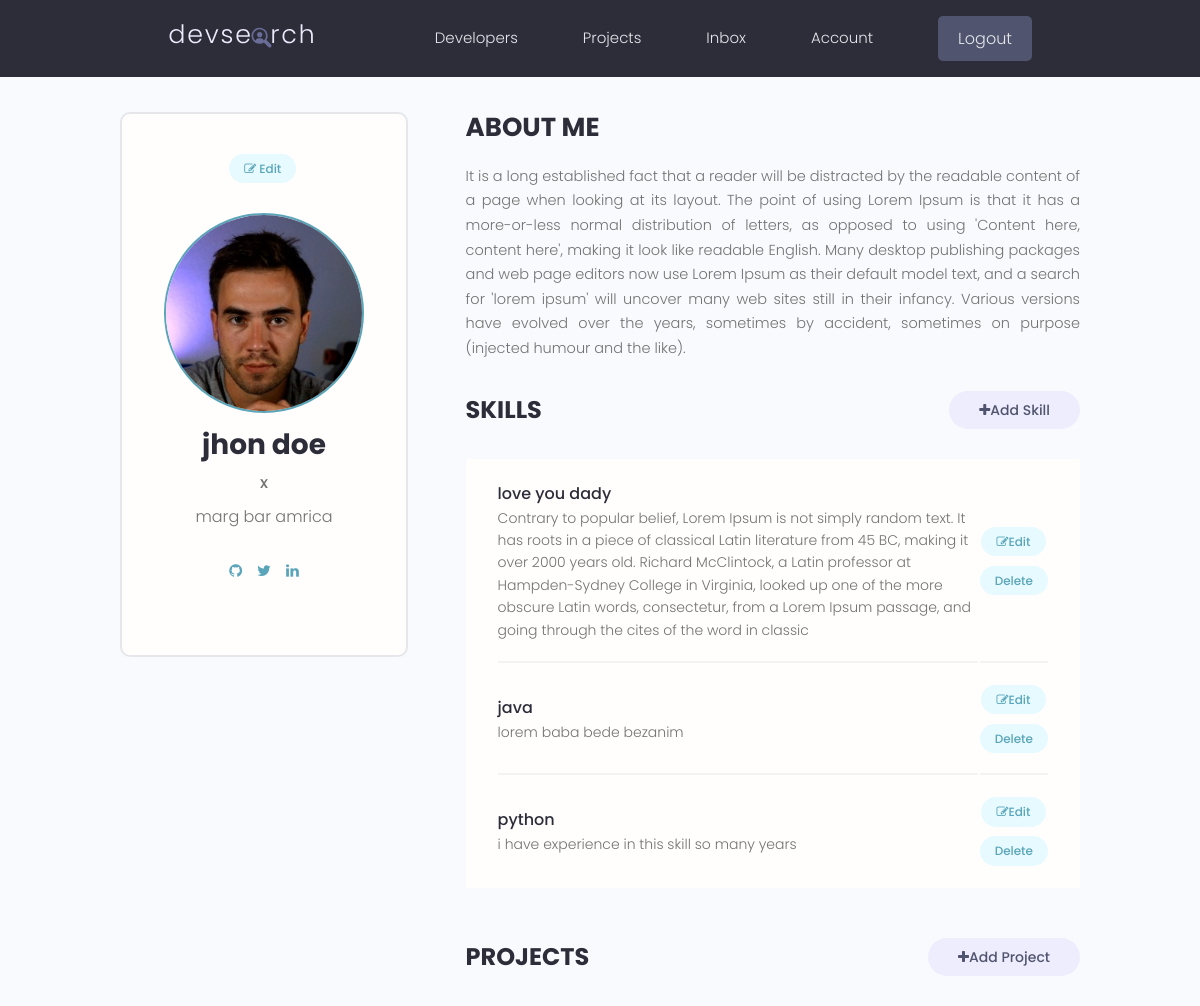
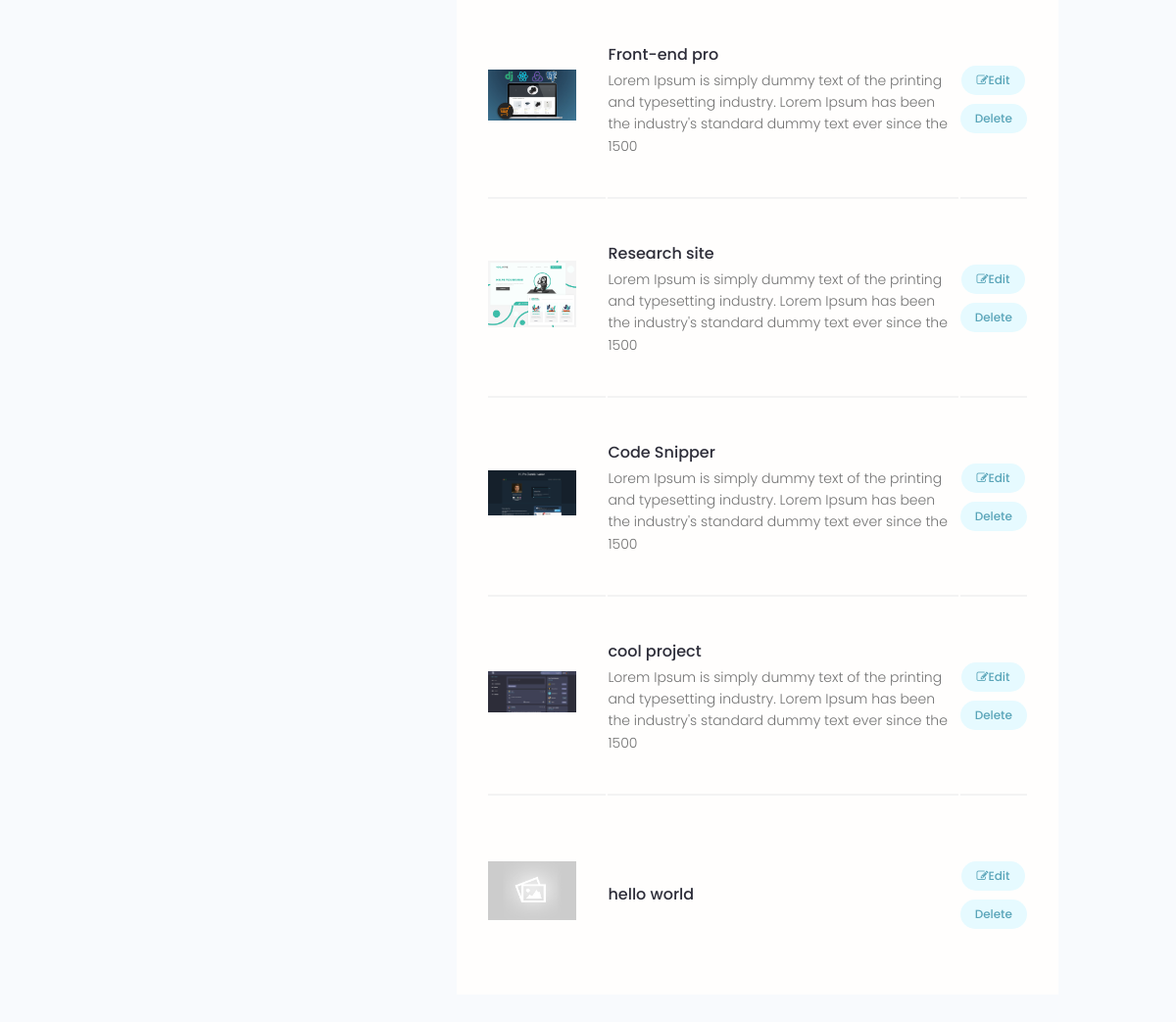
/account/ (signed in), run on the app's committed database (2 pictures, top to bottom).
### users/models.py (models this page shows, shortened)
class Profile(models.Model):
      user = models.OneToOneField(User, on_delete=models.CASCADE,
            null=True, blank=True)
      name = models.CharField(max_length=200, blank=True, null=True)
      email = models.EmailField(max_length=500, blank=True,null=True)
      username =models.CharField(max_length=200, blank=True, null=True)
      location = models.CharField(max_length=200, blank=True, null=True)
      short_intro = models.CharField(max_length=200, blank=True, null=True)
      bio = models.TextField(blank=True, null=True)
      profile_image = models.ImageField(blank=True,null=True,
            default='user-default.png', upload_to='profiles/')
      social_github  = models.CharField(max_length=200, blank=True, null=True)
      social_twitter = models.CharField(max_length=200, blank=True, null=True)
      social_linkdin = models.CharField(max_length=200, blank=True, null=True)
      social_youtube = models.CharField(max_length=200, blank=True, null=True)
      social_website = models.CharField(max_length=200, blank=True, null=True)
      created = models.DateTimeField(auto_now_add=True)
      id = models.UUIDField(default=uuid.uuid4 ,
                  unique=True , primary_key=True , editable=False )

class Skill(models.Model):
      owner = models.ForeignKey(Profile,on_delete=models.CASCADE,
                  null=True, blank=True)
      id = models.UUIDField(unique=True,
                  default=uuid.uuid4,primary_key=True,editable=False)
      name = models.CharField(max_length=100 , null=True, blank=True)
      description = models.TextField(max_length=1000 , null=True, blank=True)
      created = models.DateTimeField(auto_now_add=True)
      def __str__(self):
            return str(self.name)

### projects/models.py (models this page shows, shortened)
class Project(models.Model):
      owner = models.ForeignKey(Profile,null=True,
                           blank=True, on_delete= models.SET_NULL)
      title = models.CharField(max_length=2000)
      description = models.TextField(null=True, blank=True)
      featured_image = models.ImageField( null=True, blank=True , default='default.jpg')
      demo_link = models.CharField(max_length=2000 ,null=True, blank=True)
      source_link = models.CharField(max_length=2000 ,null=True, blank=True)
      tags = models.ManyToManyField('Tag')
      vote_total = models.IntegerField(default=0,null=True,blank=True)
      vote_ratio = models.IntegerField(default=0,null=True,blank=True)
      created = models.DateTimeField(auto_now_add=True)
      id = models.UUIDField(default=uuid.uuid4 , unique=True , primary_key=True , editable=False )

### users/views.py (the view)
# urls.py: path('account/',views.userAccount, name='account'),
@login_required(login_url ='login')
def userAccount(request):
      profile = request.user.profile
      if request.session :
            print("\n\n re  \t  ", request.session  )
      userprojects = profile.project_set.all()
      context = {
            'profile':profile,
            'projects':userprojects,
      }
      return render(request,'users/account.html',context )

### users/templates/users/account.html (shortened to what this page needs)
{% extends "base.html" %}
{% load static %}
{% block content %}
  <main class="settingsPage profile my-md">
      <div class="container">
        <div class="layout">
          <div class="column column--1of3">
            <div class="card text-center">
              <div class="card__body dev">
                <a class="tag tag--pill tag--main settings__btn" href="{% url 'editaccount' %}"><i class="fa fa-edit"></i> Edit</a>
                <img class="avatar avatar--xl dev__avatar" src="{{profile.profile_image.url}}" />
                <h2 class="dev__name">{{profile.name}}</h2>
                <p class="dev__title">{{profile.short_intro}}</p>
                <p class="dev__location">{{profile.location}}</p>
                <ul class="dev__social">
                  {%if profile.social_github %}
                  <li>
                    <a title="Github" href="{{profile.social_github}}" target="_blank"><i class="fa fa-github"></i></a>
                  </li>
                  {% endif %}
                  {% if profile.social_twitter %}
                  <li>
                    <a title="Twitter" href="{{profile.social_twitter}}" target="_blank"><i class="fa fa-twitter"></i></a>
                  </li>
                  {% endif %}
                  {% if profile.social_linkdin %}
                  <li>
                    <a title="LinkedIn" href="{{profile.social_linkdin}}" target="_blank"><i class="fa fa-linkedin"></i></a>
                  </li>
                  {% endif %}
                </ul>
              </div>
            </div>
          </div>
          <div class="column column--2of3">
            <div class="devInfo">
              <h3 class="devInfo__title">About Me</h3>
              <p class="devInfo__about">
                {{profile.bio}}
              </p>
            </div>
            <div class="settings">
              <h3 class="settings__title">Skills</h3>
              <a class="tag tag--pill tag--sub settings__btn tag--lg" href="/create-skill"><i class="fa fa-plus"></i> Add Skill</a>
            </div>
            <table class="settings__table">
            {%for skill in profile.skill_set.all %}
              <tr>
                <td class="settings__tableInfo">
                  <h4>{{skill}}</h4>
                  {% if skill.description %}
                  <p>
                        {{skill.description}}
                  </p>
                  {%endif%}
                </td>
                <td class="settings__tableActions">
                  <a class="tag tag--pill tag--main settings__btn" href="/update-skill/{{skill.id}}"><i class="fa fa-edit"></i> Edit</a>
                  <a class="tag tag--pill tag--main settings__btn" href="/delete-skill/{{skill.id }}?next=/account">
                    Delete</a>
                </td>
              </tr>
            {% endfor %}
            </table>
            <div class="settings">
              <h3 class="settings__title">Projects</h3>
              <a class="tag tag--pill tag--sub settings__btn tag--lg" href="{% url 'create-project' %}"><i class="fa fa-plus"></i> Add Project</a>
            </div>
            <table class="settings__table">
                  {%for project in projects%}
                        <tr>
                        <td class="settings__thumbnail">
                              <a href="/project/single/{{project.id}}">
                                    <img src="{{ project.featured_image.url }}" alt="Project Thumbnail" /></a>
                        </td>
                        <td class="settings__tableInfo">
                              <a href="single-project.html">{{project.title}}</a>
                              <p>
                              {{project.description|slice:"150"}}
                              </p>
                        </td>
                        <td class="settings__tableActions">
                              <a class="tag tag--pill tag--main settings__btn" href="{%url 'update-project' project.id %}">
                                    <i class="fa fa-edit"></i> Edit</a>
                              <a class="tag tag--pill tag--main settings__btn" href="{%url 'delete-project' project.id %}?next=/account">
                              Delete</a>
                        </td>
                        </tr>
                  {% endfor %}
            </table>
          </div>
        </div>
      </div>
    </main>
{% endblock content %}

### static/styles/app.css (style rules this page uses)
:root { --color-sub: #2d2d39; }
.card { border: 2px solid var(--color-light); }
img { width: 100%; }
.profile .card > .dev { padding: 4rem; }
.dev__avatar { display: block; margin: auto; }
.dev__name { color: var(--color-sub); font-size: 2.8rem; font-weight: 700; margin-top: 1rem; margin-bottom: 0.5rem; }
.dev__title { font-size: 1.6rem; font-weight: 500; line-height: 1.3; }
.dev__location { margin-top: 1rem; }
.dev__social { margin: 3rem 0; list-style: none; display: flex; justify-content: center; gap: 1.5rem; }
.devInfo { margin-bottom: 3rem; }
.devInfo__title, .devInfo__subtitle { font-size: 2.6rem; color: var(--color-sub); text-transform: uppercase; font-weight: 700; margin-bottom: 1.5rem; }
.devInfo__about, .devSkill__info { font-size: 1.45rem; line-height: 1.7; text-align: justify; }
.settingsPage .dev > .settings__btn { display: inline-block; margin-bottom: 3rem; }
.settings { display: flex; justify-content: space-between; align-items: center; }
.settings__title { font-size: 2.4rem; text-transform: uppercase; font-weight: 700; color: var(--color-sub); }
.settings__table { margin-top: 3rem; margin-bottom: 5rem; padding: 0 3rem; background: var(--color-white); }
.settings__table tr { width: 100%; }
.settings__table tr > td { padding: 2rem 0; }
.settings__table tr:not(:last-child) td { border-bottom: 2px solid var(--color-white-light); }
.settings__thumbnail { width: 23%; min-width: 10rem; }
.settings__thumbnail img { padding-right: 3rem; height: 15rem; object-fit: contain; }
.settings__tableInfo { width: 100%; }
.settings__tableInfo h4, .settings__tableInfo a { padding-right: 1rem; width: auto; font-size: 1.6rem; font-weight: 500; color: var(--color-sub); }
.settings__tableInfo p { font-size: 1.4rem; }
.settings__tableActions { text-align: right; }

### static/uikit/styles/modules/_variables.css (style rules this page uses)
:root { --color-main: #5aa5b9; --color-main-light: #e6faff; --color-sub: #3f4156; --color-sub-light: #51546e; --color-sub-lighter: #ededfd; --color-text: #737373; --color-gray: #8b8b8b; --color-light: #e5e7eb; --color-light-gray: #767676; --color-bg: #f8fafd; --color-white: #fffefd; --color-white-light: #f3f3f3; --color-success: #359e64; --color-success-bg: #def8e8; --color-error: #fc4b0b; --color-error-bg: #fff2ee; --font-base: 'Poppins', arial, helvetica, 'Segoe UI', roboto, ubuntu, sans-serif; --font-monospace: 'Fira Code', 'Courier New', courier, monospace; --font-regular: 300; --font-medium: 500; --font-bold: 700; --generic-shadow: 1px 1px 5px #00000010; --generic-transition: all 0.3s ease-in-out; }

### static/uikit/styles/modules/_base.css (style rules this page uses)
* { margin: 0; padding: 0; box-sizing: border-box; text-rendering: optimizeLegibility; color: inherit; font-size: inherit; }
html { font-size: 50%; }
@media only screen and (min-width: 480px) { html { font-size: 56.25%; } }
@media only screen and (min-width: 1200px) { html { font-size: 62.5%; } }
body { line-height: 1.6; font-weight: 400; font-size: 1.5rem; color: var(--color-text); background-color: var(--color-bg); min-height: 100vh; }

### static/uikit/styles/modules/_typography.css (style rules this page uses)
* { font-family: var(--font-base); }
h2 { font-size: 3.6rem; font-weight: var(--font-bold); }
h3 { font-size: 3.2rem; font-weight: var(--font-medium); }
h4 { font-size: 2.8rem; font-weight: var(--font-medium); }
p, span, strong { font-size: 1.6rem; color: var(--color-text); font-weight: var(--font-regular); }
a { padding-bottom: 2px; text-decoration: none; display: inline-block; color: var(--color-main); font-weight: var(--font-medium); }

### static/uikit/styles/modules/_utilities.css (style rules this page uses)
.container { width: 92%; max-width: 165rem; margin: 0 auto; box-sizing: border-box; }
@media screen and (min-width: 1000px) { .container { width: 90%; } }
@media screen and (min-width: 1200px) { .container { width: 80%; } }
.text-center { text-align: center; }
.my-md { margin: 3rem auto; }

### static/uikit/styles/modules/_avatar.css (style rules this page uses)
.avatar { border-radius: 50%; border: 2px solid var(--color-main); object-fit: cover; }
.avatar--xl { height: 20rem; width: 20rem; }

### static/uikit/styles/modules/_card.css (style rules this page uses)
.card { border-radius: 1rem; background-color: var(--color-white); border: 1.5px solid var(--color-light); width: auto; height: auto; margin-top: 0.5rem; margin-bottom: 0.5rem; overflow: hidden; }
.card__body, .card__header { padding: 2rem 2.5rem; }

### static/uikit/styles/modules/_layout.css (style rules this page uses)
.layout { display: flex; flex-flow: row wrap; justify-content: space-between; }
.layout > .column { margin-bottom: 3rem; }
.layout > .column.column--1of3 { flex-basis: 30%; }
.layout > .column.column--2of3 { flex-basis: 64%; }

### data on the page
Profile: profile_image (picture), name "jhon doe", short_intro "x", location "marg bar amrica", bio "It is a long established fact that a reader will be distracted by the readable content of a page when looking at its layout. The point of using Lorem Ipsum is that it has a more-or-less normal distribution of letters, as opposed to using 'Content here, content here', making it look like readable English. Many desktop publishing packages and web page editors now use Lorem Ipsum as their default model text, and a search for 'lorem ipsum' will uncover many web sites still in their infancy. Various versions have evolved over the years, sometimes by accident, sometimes on purpose (injected humour and the like)."
Skill: name "love you dady", description "Contrary to popular belief, Lorem Ipsum is not simply random text. It has roots in a piece of classical Latin literature from 45 BC, making it over 2000 years old. Richard McClintock, a Latin professor at Hampden-Sydney College in Virginia, looked up one of the more obscure Latin words, consectetur, from a Lorem Ipsum passage, and going through the cites of the word in classic"
Skill: name "java", description "lorem baba bede bezanim"
Skill: name "python", description "i have experience in this skill so many years"
Project: featured_image (picture), title "Front-end pro", description "Lorem Ipsum is simply dummy text of the printing and typesetting industry. Lorem Ipsum has been the industry's standard dummy text ever since the 1500"
Project: featured_image (picture), title "Research site", description "Lorem Ipsum is simply dummy text of the printing and typesetting industry. Lorem Ipsum has been the industry's standard dummy text ever since the 1500"
Project: featured_image (picture), title "Code Snipper", description "Lorem Ipsum is simply dummy text of the printing and typesetting industry. Lorem Ipsum has been the industry's standard dummy text ever since the 1500"
Project: featured_image (picture), title "cool project", description "Lorem Ipsum is simply dummy text of the printing and typesetting industry. Lorem Ipsum has been the industry's standard dummy text ever since the 1500"
Project: featured_image (placeholder picture), title "hello world"
